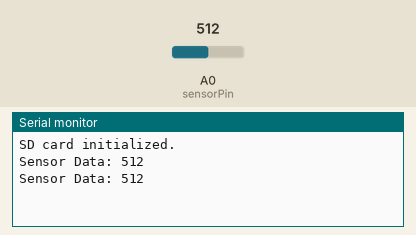
This sketch was run on a simulated Arduino Uno, built with avr-gcc and run on an emulated ATmega328P. Parts: the last lines printed to the serial monitor. Inputs (shaded band) come from the test bench; at power-on: A0 (sensorPin) = 512. Storage starts empty.

Above: at 1.8 s.
1.9 s: A0 (sensorPin) set to 716
At 2.7 s:
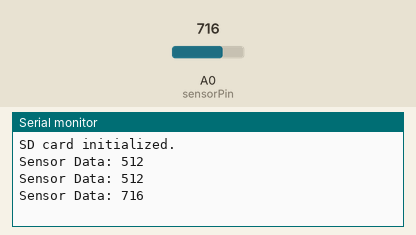
3.4 s: A0 (sensorPin) set to 900
At 4.8 s:
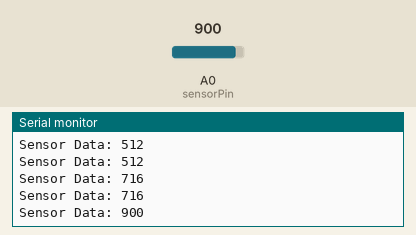
Timing chart, 0 to 6.4 s (numbered marks = the images above; inputs shaded):
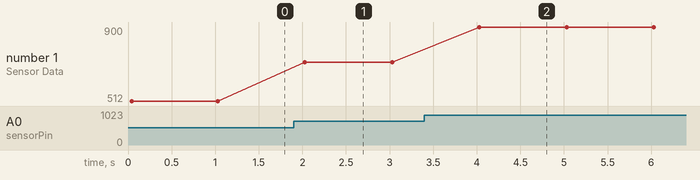

The sketch:

mq6.ino
```cpp
#include <SD.h>

const int sensorPin = A0;
int sensorData;
File dataFile;

void setup() {
  Serial.begin(9600);

  // Initialize SD card
  if (!SD.begin(A0)) { // Change A0 to match your SD module's chip select pin
    Serial.println("SD card initialization failed!");
    return;
  }
  Serial.println("SD card initialized.");

  // Set sensor pin as input
  pinMode(sensorPin, INPUT);

  // Open file for writing (will create file if not existing)
  dataFile = SD.open("data.csv", FILE_WRITE);
  if (!dataFile) {
    Serial.println("Error opening data.csv");
  } else {
    // Write column title only if the file was opened successfully
    dataFile.println("Sensor Data");
    dataFile.flush(); // Ensure title is written to the card
  }
}

void loop() {
  // Read sensor data
  sensorData = analogRead(sensorPin);

  // Print sensor data to Serial monitor
  Serial.print("Sensor Data: ");
  Serial.println(sensorData);

  // Append sensor data to file
  if (dataFile) {
    dataFile.println(sensorData);
    dataFile.flush(); // Ensure data is written to the card
  } else {
    // Attempt to reopen file
    dataFile = SD.open("data.csv", FILE_WRITE);
    if (!dataFile) {
      Serial.println("Error reopening data.csv");
    } else {
      Serial.println("File reopened successfully");
    }
  }

  delay(1000);
}
```

Measured:
- after the input at 1.9 s, the serial monitor: prints a new line after 0.13 s (image 1)
- after the input at 3.4 s, the serial monitor: prints a new line after 0.63 s (image 2)
- plotted number 1: 512 → 716 after the input at 1.9 s, 716 → 900 after the input at 3.4 s
